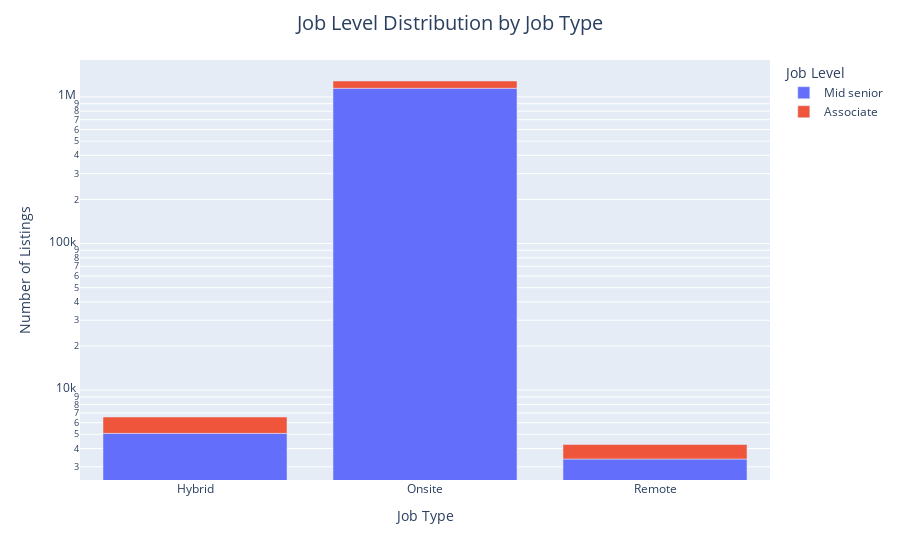

Source (notebook cell):
### Code cell
# Group by 'job_type' and 'job_level' and count the number of job listings
job_level_type_counts = spark.sql("""SELECT job_type, job_level, COUNT(*) AS count
                                        FROM linkedIn_job_postings_2024
                                        GROUP BY job_type, job_level
                                        ORDER BY job_type, count DESC
                                        """)
# Filter out 'Unknown' job types
job_level_type_counts = job_level_type_counts.filter(F.col('job_type') != 'Unknown')

# Convert the result to a Pandas DataFrame for visualization
job_level_type_counts_pd = job_level_type_counts.toPandas()

# Create a bar plot using Plotly
fig = px.bar(
    job_level_type_counts_pd, 
    x='job_type', 
    y='count', 
    color='job_level', 
    labels={'count': 'Number of Listings', 'job_type': 'Job Type', 'job_level': 'Job Level'}
)
fig.update_layout(
    title={
        'text': 'Job Level Distribution by Job Type',
        'x': 0.5, 
        'xanchor': 'center',  
        'font': {'size': 20} 
    }
)
fig.update_yaxes(type='log')  # Apply log scale to y-axis for better visualization of distribution

# Display the plot
fig.show()

### Figure 1 — Plotly figure (JSON) as saved in the notebook; plotly's stock layout.template omitted (floating-point values rounded to 4 significant figures)
{"data": [{"alignmentgroup": "True", "hovertemplate": "Job Level=Mid senior<br>Job Type=%{x}<br>Number of Listings=%{y}<extra></extra>", "legendgroup": "Mid senior", "marker": {"color": "#636efa", "pattern": {"shape": ""}}, "name": "Mid senior", "offsetgroup": "Mid senior", "orientation": "v", "showlegend": true, "textposition": "auto", "type": "bar", "x": ["Hybrid", "Onsite", "Remote"], "xaxis": "x", "y": [5073, 1146763, 3392], "yaxis": "y"}, {"alignmentgroup": "True", "hovertemplate": "Job Level=Associate<br>Job Type=%{x}<br>Number of Listings=%{y}<extra></extra>", "legendgroup": "Associate", "marker": {"color": "#EF553B", "pattern": {"shape": ""}}, "name": "Associate", "offsetgroup": "Associate", "orientation": "v", "showlegend": true, "textposition": "auto", "type": "bar", "x": ["Hybrid", "Onsite", "Remote"], "xaxis": "x", "y": [1487, 138743, 864], "yaxis": "y"}], "layout": {"barmode": "relative", "legend": {"title": {"text": "Job Level"}, "tracegroupgap": 0}, "margin": {"t": 60}, "title": {"font": {"size": 20}, "text": "Job Level Distribution by Job Type", "x": 0.5, "xanchor": "center"}, "xaxis": {"anchor": "y", "domain": [0, 1], "title": {"text": "Job Type"}}, "yaxis": {"anchor": "x", "domain": [0, 1], "title": {"text": "Number of Listings"}, "type": "log"}}}
